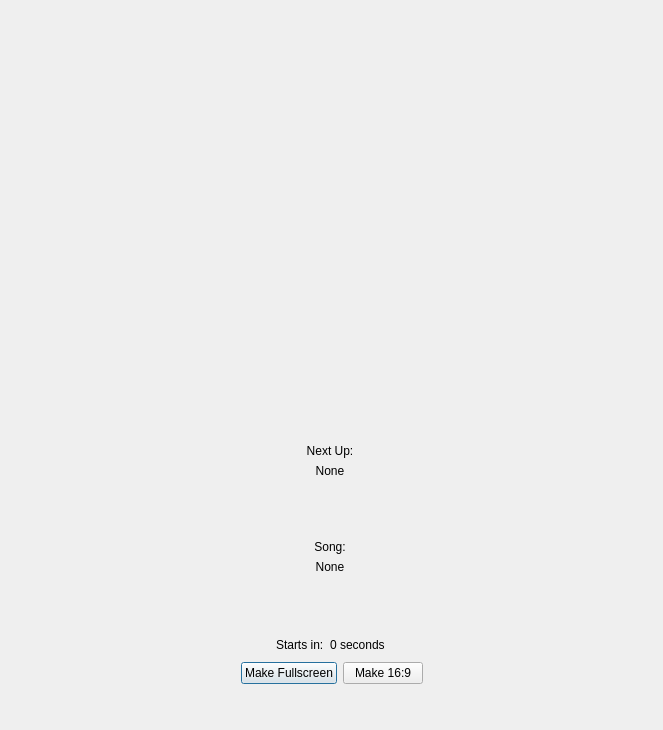
<?xml version="1.0" encoding="UTF-8"?>
<ui version="4.0">
 <class>DlgCdg</class>
 <widget class="QDialog" name="DlgCdg">
  <property name="geometry">
   <rect>
    <x>0</x>
    <y>0</y>
    <width>663</width>
    <height>730</height>
   </rect>
  </property>
  <property name="windowTitle">
   <string>CDG Display</string>
  </property>
  <property name="windowIcon">
   <iconset resource="resources.qrc">
    <normaloff>:/icons/Icons/okjicon.svg</normaloff>:/icons/Icons/okjicon.svg</iconset>
  </property>
  <layout class="QVBoxLayout" name="verticalLayout_4">
   <item>
    <widget class="VideoDisplay" name="videoDisplayKar" native="true">
     <property name="sizePolicy">
      <sizepolicy hsizetype="Preferred" vsizetype="Expanding">
       <horstretch>0</horstretch>
       <verstretch>0</verstretch>
      </sizepolicy>
     </property>
     <property name="autoFillBackground">
      <bool>true</bool>
     </property>
     <layout class="QVBoxLayout" name="verticalLayout">
      <property name="spacing">
       <number>0</number>
      </property>
      <property name="leftMargin">
       <number>0</number>
      </property>
      <property name="topMargin">
       <number>0</number>
      </property>
      <property name="rightMargin">
       <number>0</number>
      </property>
      <property name="bottomMargin">
       <number>0</number>
      </property>
      <item>
       <spacer name="verticalSpacer_3">
        <property name="orientation">
         <enum>Qt::Vertical</enum>
        </property>
        <property name="sizeHint" stdset="0">
         <size>
          <width>20</width>
          <height>40</height>
         </size>
        </property>
       </spacer>
      </item>
      <item>
       <layout class="QHBoxLayout" name="horizontalLayout_3">
        <property name="topMargin">
         <number>10</number>
        </property>
        <item>
         <spacer name="horizontalSpacer_5">
          <property name="orientation">
           <enum>Qt::Horizontal</enum>
          </property>
          <property name="sizeHint" stdset="0">
           <size>
            <width>40</width>
            <height>20</height>
           </size>
          </property>
         </spacer>
        </item>
       </layout>
      </item>
     </layout>
    </widget>
   </item>
   <item>
    <widget class="VideoDisplay" name="videoDisplayBm" native="true">
     <property name="sizePolicy">
      <sizepolicy hsizetype="Preferred" vsizetype="Expanding">
       <horstretch>0</horstretch>
       <verstretch>0</verstretch>
      </sizepolicy>
     </property>
     <property name="autoFillBackground">
      <bool>true</bool>
     </property>
     <layout class="QVBoxLayout" name="verticalLayout_2">
      <property name="spacing">
       <number>0</number>
      </property>
      <property name="leftMargin">
       <number>0</number>
      </property>
      <property name="topMargin">
       <number>0</number>
      </property>
      <property name="rightMargin">
       <number>0</number>
      </property>
      <property name="bottomMargin">
       <number>0</number>
      </property>
      <item>
       <spacer name="verticalSpacer_4">
        <property name="orientation">
         <enum>Qt::Vertical</enum>
        </property>
        <property name="sizeHint" stdset="0">
         <size>
          <width>20</width>
          <height>40</height>
         </size>
        </property>
       </spacer>
      </item>
      <item>
       <layout class="QHBoxLayout" name="horizontalLayout_6">
        <property name="topMargin">
         <number>10</number>
        </property>
        <item>
         <spacer name="horizontalSpacer_6">
          <property name="orientation">
           <enum>Qt::Horizontal</enum>
          </property>
          <property name="sizeHint" stdset="0">
           <size>
            <width>40</width>
            <height>20</height>
           </size>
          </property>
         </spacer>
        </item>
       </layout>
      </item>
     </layout>
    </widget>
   </item>
   <item>
    <widget class="QWidget" name="widgetAlert" native="true">
     <property name="sizePolicy">
      <sizepolicy hsizetype="Preferred" vsizetype="Expanding">
       <horstretch>0</horstretch>
       <verstretch>0</verstretch>
      </sizepolicy>
     </property>
     <layout class="QVBoxLayout" name="verticalLayout_3">
      <property name="leftMargin">
       <number>6</number>
      </property>
      <property name="topMargin">
       <number>0</number>
      </property>
      <property name="bottomMargin">
       <number>0</number>
      </property>
      <item>
       <widget class="QLabel" name="label">
        <property name="text">
         <string>Next Up:</string>
        </property>
        <property name="alignment">
         <set>Qt::AlignCenter</set>
        </property>
       </widget>
      </item>
      <item>
       <widget class="QLabel" name="lblNextSinger">
        <property name="text">
         <string>None</string>
        </property>
        <property name="alignment">
         <set>Qt::AlignCenter</set>
        </property>
       </widget>
      </item>
      <item>
       <spacer name="verticalSpacer">
        <property name="orientation">
         <enum>Qt::Vertical</enum>
        </property>
        <property name="sizeHint" stdset="0">
         <size>
          <width>20</width>
          <height>40</height>
         </size>
        </property>
       </spacer>
      </item>
      <item>
       <widget class="QLabel" name="label_2">
        <property name="text">
         <string>Song:</string>
        </property>
        <property name="alignment">
         <set>Qt::AlignCenter</set>
        </property>
       </widget>
      </item>
      <item>
       <widget class="QLabel" name="lblNextSong">
        <property name="text">
         <string>None</string>
        </property>
        <property name="alignment">
         <set>Qt::AlignCenter</set>
        </property>
        <property name="wordWrap">
         <bool>true</bool>
        </property>
       </widget>
      </item>
      <item>
       <spacer name="verticalSpacer_2">
        <property name="orientation">
         <enum>Qt::Vertical</enum>
        </property>
        <property name="sizeHint" stdset="0">
         <size>
          <width>20</width>
          <height>40</height>
         </size>
        </property>
       </spacer>
      </item>
      <item>
       <layout class="QHBoxLayout" name="horizontalLayout">
        <property name="topMargin">
         <number>0</number>
        </property>
        <item>
         <spacer name="horizontalSpacer_2">
          <property name="orientation">
           <enum>Qt::Horizontal</enum>
          </property>
          <property name="sizeHint" stdset="0">
           <size>
            <width>40</width>
            <height>20</height>
           </size>
          </property>
         </spacer>
        </item>
        <item>
         <widget class="QLabel" name="label_4">
          <property name="text">
           <string>Starts in:</string>
          </property>
         </widget>
        </item>
        <item>
         <widget class="QLabel" name="lblSeconds">
          <property name="text">
           <string>0 seconds</string>
          </property>
         </widget>
        </item>
        <item>
         <spacer name="horizontalSpacer">
          <property name="orientation">
           <enum>Qt::Horizontal</enum>
          </property>
          <property name="sizeHint" stdset="0">
           <size>
            <width>40</width>
            <height>20</height>
           </size>
          </property>
         </spacer>
        </item>
       </layout>
      </item>
     </layout>
    </widget>
   </item>
   <item>
    <widget class="QWidget" name="fsToggleWidget" native="true">
     <layout class="QHBoxLayout" name="horizontalLayout_2">
      <property name="spacing">
       <number>6</number>
      </property>
      <property name="topMargin">
       <number>1</number>
      </property>
      <item>
       <spacer name="horizontalSpacer_3">
        <property name="orientation">
         <enum>Qt::Horizontal</enum>
        </property>
        <property name="sizeHint" stdset="0">
         <size>
          <width>40</width>
          <height>0</height>
         </size>
        </property>
       </spacer>
      </item>
      <item>
       <widget class="QPushButton" name="btnToggleFullscreen">
        <property name="text">
         <string>Make Fullscreen</string>
        </property>
       </widget>
      </item>
      <item>
       <widget class="QPushButton" name="btnMakeWidescreen">
        <property name="toolTip">
         <string>Resize the window to a 16:9 aspect ratio</string>
        </property>
        <property name="text">
         <string>Make 16:9</string>
        </property>
       </widget>
      </item>
      <item>
       <spacer name="horizontalSpacer_4">
        <property name="orientation">
         <enum>Qt::Horizontal</enum>
        </property>
        <property name="sizeHint" stdset="0">
         <size>
          <width>40</width>
          <height>0</height>
         </size>
        </property>
       </spacer>
      </item>
     </layout>
    </widget>
   </item>
   <item>
    <layout class="QHBoxLayout" name="horizontalLayout_4">
     <property name="spacing">
      <number>0</number>
     </property>
     <property name="topMargin">
      <number>0</number>
     </property>
     <item>
      <widget class="TickerDisplayWidget" name="scroll" native="true">
       <property name="sizePolicy">
        <sizepolicy hsizetype="Expanding" vsizetype="Minimum">
         <horstretch>0</horstretch>
         <verstretch>0</verstretch>
        </sizepolicy>
       </property>
       <property name="baseSize">
        <size>
         <width>0</width>
         <height>50</height>
        </size>
       </property>
       <layout class="QHBoxLayout" name="horizontalLayout_5">
        <property name="leftMargin">
         <number>0</number>
        </property>
        <property name="topMargin">
         <number>0</number>
        </property>
        <property name="rightMargin">
         <number>0</number>
        </property>
        <property name="bottomMargin">
         <number>0</number>
        </property>
        <item>
         <spacer name="horizontalSpacerScroll">
          <property name="orientation">
           <enum>Qt::Horizontal</enum>
          </property>
          <property name="sizeHint" stdset="0">
           <size>
            <width>40</width>
            <height>20</height>
           </size>
          </property>
         </spacer>
        </item>
       </layout>
      </widget>
     </item>
    </layout>
   </item>
  </layout>
 </widget>
 <customwidgets>
  <customwidget>
   <class>VideoDisplay</class>
   <extends>QWidget</extends>
   <header location="global">videodisplay.h</header>
   <container>1</container>
  </customwidget>
  <customwidget>
   <class>TickerDisplayWidget</class>
   <extends>QWidget</extends>
   <header location="global">tickernew.h</header>
   <container>1</container>
  </customwidget>
 </customwidgets>
 <resources>
  <include location="resources.qrc"/>
 </resources>
 <connections/>
</ui>
